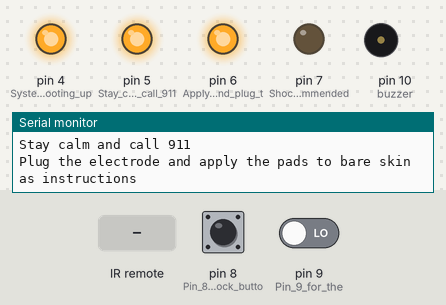
The sketch below on a simulated Arduino Uno, built with avr-gcc and run on an emulated ATmega328P. On the bench: output pins drawn as LEDs (lit = HIGH), buzzer (waves = sounding, pin HIGH), the last lines printed to the serial monitor. Dashed ring = blinking. Inputs (shaded band) come from the test bench; at power-on: pin 9 (Pin_9_for_the) LOW, pin 8 (Pin_8_for_the_shock_butto) LOW. The audio player accepts every command and is not drawn.

Above: at 6.8 s.
6.9 s: infrared code 0xFF30CF received
At 7.7 s:
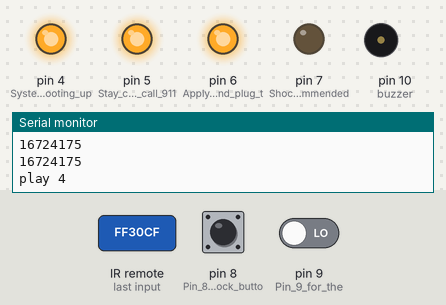
8.4 s: infrared code 0xFF18E7 received
At 8.8 s:
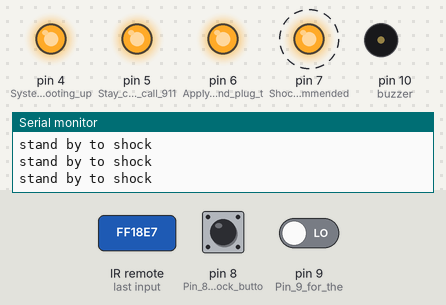
11.4 s: infrared code 0xFF7A85 received
At 12.2 s:
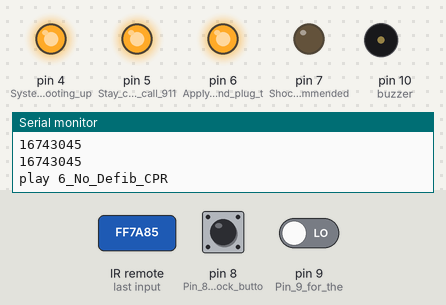
12.9 s: pin 9 (Pin_9_for_the) driven HIGH
At 13.0 s:
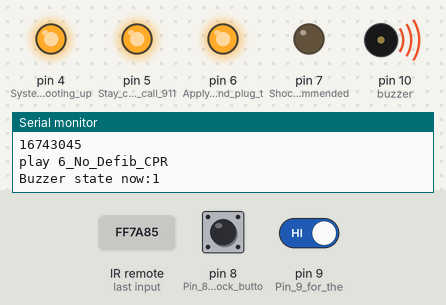
15.9 s: pin 9 (Pin_9_for_the) driven LOW
At 16.5 s:
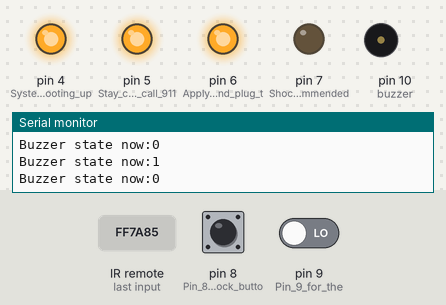
Timing chart, 0 to 18.4 s (numbered marks = the images above; inputs shaded):
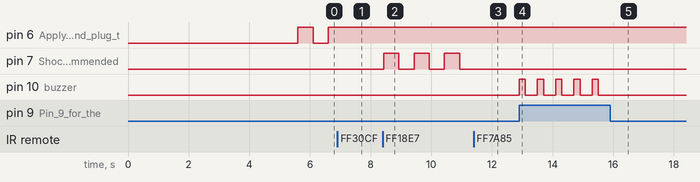

Measured:
- after the input at 6.9 s, pin 6 (Apply_the_pads_and_plug_t): stays HIGH (without the input it goes to LOW after 0.21 s)
- after the input at 8.4 s, pin 7 (Shock_recommended): alternates HIGH for 0.50 s and LOW for 0.50 s, starting at once
- after the input at 11.4 s, pin 7 (Shock_recommended): stays LOW (without the input it goes to HIGH after 0.04 s)
- after the input at 12.9 s, pin 10 (buzzer): alternates HIGH for 0.20 s and LOW for 0.40 s, starting at once
- after the input at 15.9 s, pin 10 (buzzer): stops changing and stays LOW

The sketch:

AED_Trainer.ino
```cpp
/*Warning: This is an AED trainer, DO NOT ATTEMPT TO APPLY IT TO ANY MEDICAL USAGE */
/*This project used some parts of the scripts from [Angelo qiao](Angelo.qiao@dfrobot.com) and [Ken Shirriff] as refrences*/

#include "Arduino.h"
#include "SoftwareSerial.h"
#include "DFRobotDFPlayerMini.h"  // Use DFRobotDFPlayerMini library
#include "IRremote.h" //Use IRremote library

SoftwareSerial mySoftwareSerial(2, 3);
//mySoftwareSerial(RX, TX), declare software serial port

int RECV_PIN = 11;
long pre_time_pad = 0;
long pre_time_shock = 0;
long pre_time_buzzer_latency = 0;
long pre_time_beep = 0;
int led_state_pad = LOW; //LED light signal for "apply the pad"
int led_state_shock = LOW; //LED light signal for "stand by to shock"
int buzzer_state = LOW;
int flash_time = 500; //The LED light signal for "stand by to shock" will flash per 500ms
int buzzer_time = 200; //The buzzer will beep per 600ms, 200 HIGH and 400 LOW
long beep_time = 120000; //The buzzer will only work for 2 minutes (120000 ms)
int pad_led = 0; //The index for the LED signal "apply the pad", 0 and other: LOW; 1 for flash and 2 for always HIGH
bool pluged = false; //Check if the pad is attached
bool detected = false; //Check if the shock button is pressed
bool gotoshock = false; //Control the circle
bool butt = false;
bool cprbeep = false;
bool shock_led =false;
bool beeped = false; //Control the On/Off of the buzzer

IRrecv irrecv(RECV_PIN);

decode_results results;

DFRobotDFPlayerMini myDFPlayer;         //Declare MP3 Player
void printDetail(uint8_t type, int value);  //Print the details of the DFPlayer Mini

// the setup function runs once when you press reset or power the board
void setup()
{
    Serial.begin(115200);          //Define Serial Baud
    mySoftwareSerial.begin(9600);  //Define mySoftwareSerial baud

    Serial.println(F("DFRobot DFPlayer Mini Demo"));
    Serial.println(F("Initializing DFPlayer ... (May take 3~5 seconds)"));
    bool is_init_success = myDFPlayer.begin(mySoftwareSerial);

    //Setup the pins for LEDs
     pinMode(4, OUTPUT); //System is booting up
     pinMode(5, OUTPUT); //Stay calm and call 911
     pinMode(6, OUTPUT); //Apply the pads and plug the electrodes
     pinMode(7, OUTPUT); //Shock recommended

     //Setup the pin to detect the button
     pinMode(8, INPUT); //Pin 8 for the shock button

     //Setup the pin to detect Busy on DFPlayer Mini
     pinMode(9, INPUT); //Pin 9 for the "Busy" pin on DFPlayer Mini

     //Setup the pin for buzzer
     pinMode(10, OUTPUT); //5V buzzer on Pin 10

     //Shut down all LED
     digitalWrite(4, LOW);
     digitalWrite(5, LOW);
     digitalWrite(6, LOW);
     digitalWrite(7, LOW);
     //All LED are LOW now

     irrecv.enableIRIn(); // Start the IR receiver

    if (is_init_success == false)    // If DFPlayer Mini is not available.
    {  //Use softwareSerial to communicate with mp3.
        Serial.println(F("Unable to begin:"));
        Serial.println(F("1.Please recheck the connection!"));
        Serial.println(F("2.Please insert the SD card!"));
        while (true);
    }

    Serial.println(F("DFPlayer Mini online."));
    // Print "DFPlayer Mini online." if it is available

     myDFPlayer.setTimeOut(500); // 設定通訊逾時為500ms

     //----Set volume----
     myDFPlayer.volume(25);     // 設定音量, 範圍0~30.

     //----Set different EQ----  // 設定EQ(等化器 Equalizer)
     myDFPlayer.EQ(DFPLAYER_EQ_NORMAL);


     myDFPlayer.enableDAC();     //Enable On-chip DAC
     digitalWrite(4, HIGH); //LED signal for system booting
     myDFPlayer.play(1); //Play "System is booting up"
     delay(2500);
     Serial.println("System booting up");
     digitalWrite(5, HIGH); //LED signal for "Stay calm and call for help"
     myDFPlayer.play(2); //Play "Stay calm and call 911"
     delay(2500);
     Serial.println("Stay calm and call 911");
     pad_led = 1;
     myDFPlayer.loop(3); //Loop "Plug the electrode and apply the pads to bare skin as instructions"
     Serial.println("Plug the electrode and apply the pads to bare skin as instructions");

}

void(* resetFunc) (void) = 0; //Reset Arduino

void loop()
{
    if (myDFPlayer.available())  // Monitoring the DFPlayer Mini
    {
        printDetail(myDFPlayer.readType(), myDFPlayer.read());
        //Print the detail message from DFPlayer to handle different errors and states.
    }

    if (irrecv.decode(&results))
    {

       Serial.println(results.value);
       if(results.value == 16724175)  //Press "1" to play "Evaluating heart rhythm, do not touch the patient"
       {
        pad_led = 2;
        gotoshock = false;
        pluged = true; //This part must be run first to run the other demonstrations.
        digitalWrite(10, LOW);
        Serial.println(results.value);
        myDFPlayer.loop(4);
        Serial.println("play 4");

      }
      else if (results.value == 16718055){ //Press "2" to play "Shock recommended, press the shock button to deliver shocks"
         Serial.println(results.value);
        if (pluged == true){
         pad_led = 2;
         beeped = false;
         digitalWrite(10, LOW);
         myDFPlayer.loop(5);
         Serial.println("play 5_Suggest_Defib");
         gotoshock = true;  //Engage the loop to detect whether the button is pressed or not
         detected = false;
         Serial.println("Go to the if loop for shock");
        }
      }
      else if (results.value ==16743045){ //Press "3" to play "No shock advised, please continue"
         Serial.println(results.value);
        if(pluged == true){
          gotoshock = false;
          pad_led = 2;
          digitalWrite(10, LOW);
          myDFPlayer.play(6);
          Serial.println("play 6_No_Defib_CPR");
          cprbeep = true;
          beeped = false;
        }

      }
      else if (results.value ==16754775){ //Press "+" to increase the volume
        Serial.println(results.value);
        myDFPlayer.volumeUp();
        Serial.println("volume up");
      }
      else if (results.value ==16769055){ //Press "-" to lower the volume
        Serial.println(results.value);
        myDFPlayer.volumeDown();
        Serial.println("volume down");
      }
      else if (results.value ==16748655){ //Press "EQ" button to reset the system
        resetFunc(); //Reset Arduino
      }
      else {

      }
       irrecv.resume(); // Receive the next value
     }

    if (gotoshock == true){
    Serial.println("stand by to shock");
       if (detected == false){
          readpin8val();

          }

       if(butt == true){
          Serial.println("Shocked, Goto CPR");
          detected = true;
          myDFPlayer.play(7); //"Shock delivered, continue CPR"
          butt = false;
          cprbeep = true;
        }

   }
    if (cprbeep == true){ //Prepare to make the buzzer simulate the compress frequency
     if(digitalRead(9) == HIGH){
      buzzer_control();
      gotoshock = false;

     }
    }

   pad_led_control(); //
   shock_led_control();

}


void printDetail(uint8_t type, int value)
{
    switch (type) {
    case TimeOut:
        Serial.println(F("Time Out!"));
        break;
    case WrongStack:
        Serial.println(F("Stack Wrong!"));
        break;
    case DFPlayerCardInserted:
        Serial.println(F("Card Inserted!"));
        break;
    case DFPlayerCardRemoved:
        Serial.println(F("Card Removed!"));
        break;
    case DFPlayerCardOnline:
        Serial.println(F("Card Online!"));
        break;
    case DFPlayerPlayFinished:
        Serial.print(F("Number:"));
        Serial.print(value);
        Serial.println(F(" Play Finished!"));
        break;
    case DFPlayerError:
        Serial.print(F("DFPlayerError:"));
        switch (value) {
        case Busy:
            Serial.println(F("Card not found"));
            break;
        case Sleeping:
            Serial.println(F("Sleeping"));
            break;
        case SerialWrongStack:
            Serial.println(F("Get Wrong Stack"));
            break;
        case CheckSumNotMatch:
            Serial.println(F("Check Sum Not Match"));
            break;
        case FileIndexOut:
            Serial.println(F("File Index Out of Bound"));
            break;
        case FileMismatch:
            Serial.println(F("Cannot Find File"));
            break;
        case Advertise:
            Serial.println(F("In Advertise"));
            break;
        default:
            break;
        }
        break;
    default:
        break;
    }
}

void readpin8val(){
  if (digitalRead(8)==HIGH){
        butt = true;
        Serial.println("電擊鈕被按下");
        //Warning signals for 400ms
        digitalWrite(10, HIGH);
        delay(400);
        digitalWrite(10, LOW);
        //Warning finished
       }
       else {
        butt = false;
       }

}

void pad_led_control(){
  if (pad_led ==1){
    int current_time = millis();
    if (current_time - pre_time_pad > flash_time){
      led_state_pad = !led_state_pad;
       pre_time_pad = current_time;
      }
    digitalWrite(6, led_state_pad);

  }
  else if (pad_led ==2){
    digitalWrite(6, HIGH);
  }
  else {
    digitalWrite(6, LOW);
  }
}

void shock_led_control() {
  if (gotoshock == true){

    if (detected == false){
    int current_time2 = millis();
       if (current_time2 - pre_time_shock > flash_time){
       led_state_shock = !led_state_shock;
       pre_time_shock = current_time2;
      }
       digitalWrite(7, led_state_shock);

      }
     else{
      digitalWrite(7,LOW);
     }
  }
}

void buzzer_control(){
    long current_time3 = millis();
    if (beeped == false) { //Give a snapshot of current time for timer
      pre_time_buzzer_latency = current_time3;
    }


    if (current_time3 - pre_time_buzzer_latency > beep_time) {
      Serial.println(current_time3);
      pre_time_buzzer_latency = current_time3;
      buzzer_state = LOW;
      cprbeep = false;
      digitalWrite(10, LOW);
      myDFPlayer.loop(4); //2 minutes up, loop "Evaluating heart rhythm, do not touch the patient"
    }
    else {
      long current_time4 = millis();
       if (current_time4 - pre_time_beep > buzzer_time ){
          pre_time_beep = current_time4;
           beeped = true;
        //If buzzer is beeping, silent it for 400 ms, else, beep for 200 ms
          if (buzzer_state == HIGH) {
           buzzer_state = LOW;
           buzzer_time = 400;
          }
          else {
           buzzer_state = HIGH;
           buzzer_time = 200;
          }
        digitalWrite(10, buzzer_state);
        Serial.print("Buzzer state now:");
        Serial.println(buzzer_state);
       }


    }

 }
```
